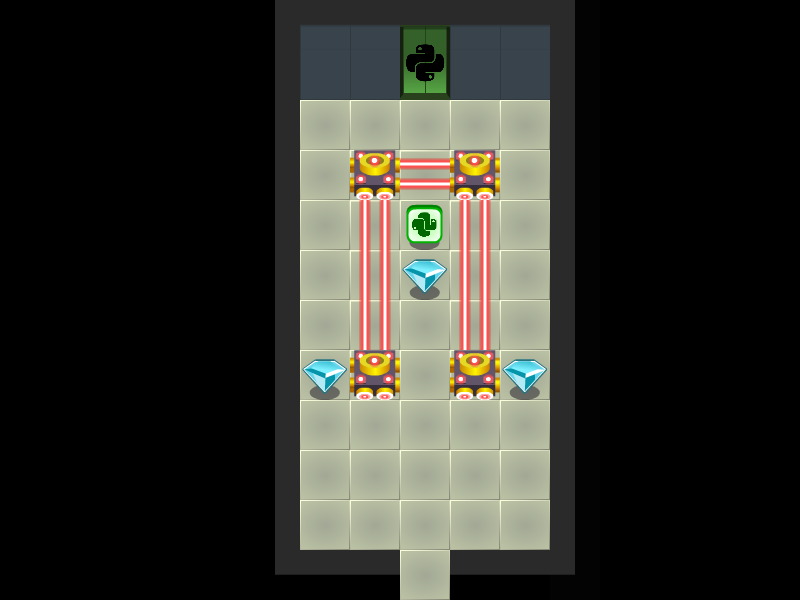

This is a level from a 2D game, rendered from its Tiled map with the project's own tilesets. A one-line summary and the map file follow, with tile-layer data summarised:
An orthogonal 16x12 tile map with 50x50 px tiles, 2 tile layers (Floor, Collision), 3 tilesets.

<map version="1.0" orientation="orthogonal" renderorder="right-down" width="16" height="12" tilewidth="50" tileheight="50">
 <tileset firstgid="1" name="floor_walls" tilewidth="50" tileheight="50" spacing="1">
  <image source="../tiles/TileSheet.png" width="152" height="203" />
  <tile id="1">
   <properties>
    <property name="type" value="wall" />
   </properties>
  </tile>
  <tile id="2">
   <properties>
    <property name="type" value="wall" />
   </properties>
  </tile>
  <tile id="3">
   <properties>
    <property name="type" value="diamond" />
   </properties>
  </tile>
  <tile id="4">
   <properties>
    <property name="type" value="wall" />
   </properties>
  </tile>
  <tile id="5">
   <properties>
    <property name="type" value="wall" />
   </properties>
  </tile>
  <tile id="6">
   <properties>
    <property name="type" value="wall" />
   </properties>
  </tile>
  <tile id="7">
   <properties>
    <property name="type" value="door" />
   </properties>
  </tile>
  <tile id="8">
   <properties>
    <property name="type" value="wall" />
   </properties>
  </tile>
  <tile id="9">
   <properties>
    <property name="type" value="wall" />
   </properties>
  </tile>
 </tileset>
 <tileset firstgid="13" name="collisions" tilewidth="50" tileheight="50" spacing="1">
  <image source="../tiles/collisions.png" width="101" height="152" />
  <tile id="0">
   <properties>
    <property name="frames" value="1" />
    <property name="type" value="laserCannon" />
   </properties>
  </tile>
  <tile id="1">
   <properties>
    <property name="frames" value="29" />
    <property name="type" value="python" />
   </properties>
  </tile>
  <tile id="2">
   <properties>
    <property name="frames" value="29" />
    <property name="type" value="diamond" />
   </properties>
  </tile>
  <tile id="3">
   <properties>
    <property name="frames" value="1" />
    <property name="type" value="laserBeamHorizontal" />
   </properties>
  </tile>
  <tile id="4">
   <properties>
    <property name="frames" value="1" />
    <property name="type" value="laserBeamVertical" />
   </properties>
  </tile>
 </tileset>
 <tileset firstgid="19" name="door" tilewidth="50" tileheight="50" spacing="1">
  <image source="../tiles/door.png" width="50" height="101" />
  <tile id="1">
   <properties>
    <property name="frames" value="1" />
    <property name="type" value="door" />
   </properties>
  </tile>
 </tileset>
 <layer name="Floor" width="16" height="12">
  <data>[192 cells, 47 non-empty, 2 distinct tile ids]</data>
 </layer>
 <layer name="Collision" width="16" height="12">
  <data>[192 cells, 53 non-empty, 14 distinct tile ids]</data>
 </layer>
</map>